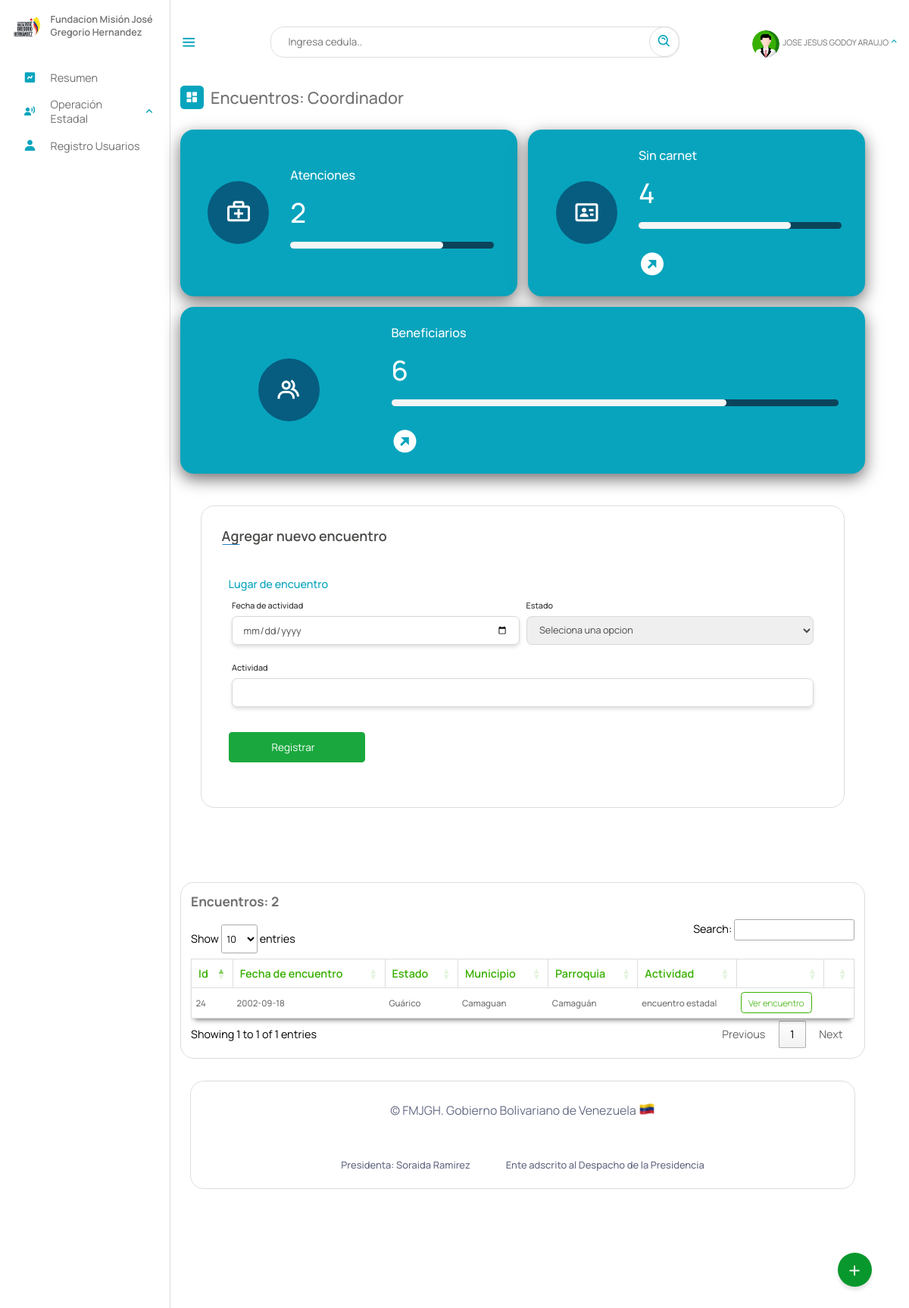
The app's page /Escritorio/10-encuentros.php (signed in) with its own data.
### tables this page shows
CREATE TABLE `encuentros` (
  `id` int(11) NOT NULL AUTO_INCREMENT,
  `fecha_encuentro` date NOT NULL,
  `estado` varchar(10) NOT NULL,
  `municipio` varchar(20) NOT NULL,
  `parroquia` varchar(10) NOT NULL,
  `actividad` text NOT NULL,
  `gerencia` varchar(5) DEFAULT NULL,
  PRIMARY KEY (`id`),
  KEY `estado` (`estado`,`municipio`),
  KEY `municipio` (`municipio`),
  KEY `parroquia` (`parroquia`),
  KEY `gerencia` (`gerencia`),
  CONSTRAINT `encuentros_ibfk_1` FOREIGN KEY (`estado`) REFERENCES `estados` (`id_estados`) ON DELETE CASCADE,
  CONSTRAINT `encuentros_ibfk_2` FOREIGN KEY (`municipio`) REFERENCES `municipios` (`id_municipios`) ON DELETE CASCADE,
  CONSTRAINT `encuentros_ibfk_3` FOREIGN KEY (`parroquia`) REFERENCES `parroquia` (`id`) ON DELETE CASCADE,
  CONSTRAINT `encuentros_ibfk_4` FOREIGN KEY (`gerencia`) REFERENCES `gerencia` (`id`) ON DELETE CASCADE ON UPDATE CASCADE
);

CREATE TABLE `estados` (
  `id_estados` varchar(10) NOT NULL,
  `nombre_estado` text NOT NULL,
  `codigo` varchar(255) NOT NULL,
  PRIMARY KEY (`id_estados`)
);

CREATE TABLE `municipios` (
  `id_municipios` varchar(20) NOT NULL,
  `estado` varchar(10) NOT NULL,
  `nombre` text NOT NULL,
  PRIMARY KEY (`id_municipios`),
  KEY `estado` (`estado`)
);

CREATE TABLE `parroquia` (
  `id` varchar(10) NOT NULL,
  `municipio` varchar(20) NOT NULL,
  `nombre_parroquia` text NOT NULL,
  PRIMARY KEY (`id`),
  KEY `municipio` (`municipio`)
);

### php/01-atenciones.php (called while the page is built, shortened)
<?php
include_once("ManejadorBD.php");
class Atenciones extends ManejadorBD
{
	private $cnn;
	public function __construct($tipoConexion)
	{
		$this->cnn = parent::conectar($tipoConexion);
	}
	public function contarTodasAtencionesa()
	{
		try {
			$stmt = $this->cnn->prepare("SELECT * FROM `atenciones` WHERE fecha_aten IS NOT NULL");
			$stmt->setFetchMode(PDO::FETCH_ASSOC);
			$stmt->execute();
			return $stmt->fetchAll();
		} catch (PDOException $error) {
			echo "Error: ejecutando consulta SQL." . $error->getMessage();
			exit();
		}
	}
}

### php/ManejadorBD.php (called while the page is built, shortened)
<?php
	class ManejadorBD extends PDO {
		public $srv	= SRV;
		public $usr	= USR;
		public $pas	= PAS;
		public $dbn	= BDN;
		public function conectar($tipoConexion){
			try{
				switch ($tipoConexion) {
				    case 1:
				        $dsn = "mysql:host=$this->srv;dbname=$this->dbn";
				        break;
				}
				$dbh = new PDO($dsn, $this->usr, $this->pas);
    			$dbh->setAttribute(PDO::ATTR_ERRMODE, PDO::ERRMODE_EXCEPTION);
			}catch(PDOException $error){
                echo "Error al Conectar con la Base de Datos: ".$error->getMessage();
                exit();
			}
            $this->conexionBD = $dbh;
			return $this->conexionBD;
		}
	}
?>

### php/01-discapacitados.php (called while the page is built, shortened)
<?php
include_once("ManejadorBD.php");
class Discapacitados extends ManejadorBD
{
	private $cnn;
	public function __construct($tipoConexion)
	{
		$this->cnn = parent::conectar($tipoConexion);
	}
	public function consultageneralsincarnet()
	{
		try {
			$stmt = $this->cnn->prepare("SELECT cedula, nombre, apellido, estados.nombre_estado, discapacid_e.nombre_e , telefono, edad, email, certificado FROM `beneficiario` , estados, discapacid_e WHERE certificado = ''and beneficiario.estado = estados.id_estados and beneficiario.discapacidad = discapacid_e.id_e; ");
			$stmt->setFetchMode(PDO::FETCH_ASSOC);
			$stmt->execute();
			return $stmt->fetchAll();
		} catch (PDOException $error) {
			echo "Error: ejecutando consulta SQL." . $error->getMessage();
			exit();
		}
	}
	public function consultarTodosDiscapacitados()
	{
		try {
			$stmt = $this->cnn->prepare("SELECT cedula, nombre, apellido, estado, discapacidad FROM `beneficiario` WHERE 1");
			$stmt->setFetchMode(PDO::FETCH_ASSOC);
			$stmt->execute();
			return $stmt->fetchAll();
		} catch (PDOException $error) {
			echo "Error: ejecutando consulta SQL." . $error->getMessage();
			exit();
		}
	}
}

### php/05-encuentro.php (called while the page is built, shortened)
<?php
include_once("ManejadorBD.php");
class encuentro extends ManejadorBD{
        private $cnn;
        public function __construct($tipoConexion){
            $this->cnn = parent::conectar($tipoConexion);
        }
		public function consultarTodosEncuentro(){
			try{
				$stmt = $this->cnn->prepare("SELECT encuentros.id, encuentros.fecha_encuentro, estados.nombre_estado, municipios.nombre, parroquia.nombre_parroquia, encuentros.actividad, encuentros.gerencia FROM encuentros, municipios, estados, parroquia WHERE
				encuentros.estado = estados.id_estados AND
				encuentros.municipio = municipios.id_municipios AND
				encuentros.parroquia = parroquia.id");
				$stmt->setFetchMode(PDO::FETCH_ASSOC);
				$stmt->execute();
				return $stmt->fetchAll();
	        }catch(PDOException $error) {
				echo "Error: ejecutando consulta SQL.".$error->getMessage();
				exit();
	        }
		}
}
?>

### Escritorio/10-encuentros.php (the view, shortened to what this page needs)
<?php
include_once("partearriba.php");
?>
<link rel="stylesheet" type="text/css" href="https://cdn.datatables.net/1.11.3/css/jquery.dataTables.min.css">
<div class="dash-contenido">
    <div class="overview">
        <div class="titulo">
            <i class='bx bxs-dashboard'> </i>
            <span class="link-name">Encuentros: <?php echo $rol ?></span>
        </div>
    </div>
    <div class="boxes">
        <?php
        include_once("../php/01-discapacitados.php");
        $dis = new Discapacitados(1);
        $consulta = $dis->consultarTodosDiscapacitados();
        $sincarnet = $dis->consultageneralsincarnet();
        include_once("../php/01-atenciones.php");
        $aten = new Atenciones(1);
        $atenciones =  $aten->contarTodasAtencionesa();
        ?>
        <div class="box box1">
            <div class="contenedor-box">
                <div class="boxes1">
                    <div class="cont-box">
                        <i class='bx bx-first-aid'></i>
                    </div>
                </div>
                <div class="boxes2">
                    <span class="link-name">Atenciones</span></a>
                    <span class="number"><?php echo count($atenciones) ?></span>
                    <div class="progress">
                        <div class="progress-bar" style="width:75%;">
                        </div>
                    </div>
                </div>
            </div>
        </div>
        <div class="box box1">
            <div class="contenedor-box">
                <div class="boxes1">
                    <div class="cont-box">
                        <i class='bx bx-id-card'></i>
                    </div>
                </div>
                <div class="boxes2">
                    <span class="link-name"><a href="sincarnet.php">Sin carnet </a></span>
                    <span class="number"><?php echo count($sincarnet) ?></span>
                    <div class="progress">
                        <div class="progress-bar" style="width:75%;">
                        </div>
                    </div>
                    <span> <a href="sincarnet.php" class="ir"><i class='bx bxs-right-top-arrow-circle'></i></a></span>
                </div>
            </div>
        </div>
        <div class="box box1">
            <div class="contenedor-box">
                <div class="boxes1">
                    <div class="cont-box">
                        <i class='bx bx-group'></i>
                    </div>
                </div>
                <div class="boxes2">
                    <span class="link-name"><a href="Beneficiarios.php">Beneficiarios </a></span>
                    <span class="number"><?php echo count($consulta); ?></span>
                    <div class="progress">
                        <div class="progress-bar" style="width:75%;">
                        </div>
                    </div>
                    <span> <a href="Beneficiarios.php" class="ir"><i class='bx bxs-right-top-arrow-circle'></i></a></span>
                </div>
            </div>
        </div>
    </div>
    <div class="cont-registro">
        <div class="container">
            <header>
                Agregar nuevo encuentro
            </header>
            <form method="post" class="dos">
                <div class="form first">
                    <div class="details personal">
                        <span class="title">Lugar de encuentro</span>
                        <div class="fields">
                            <div class="input-field dos">
                                <label>Fecha de actividad</label>
                                <input type="date" id="fecha_encuentro" name="fecha_encuentro">
                            </div>
                            <div class="input-field">
                                <label>Estado</label>
                                <select name="estado" id="estado" require>
                                    <option value="0">Seleciona una opcion</option>
                                </select>
                            </div>
                            <div class="input-field dos">
                                <label>Actividad</label>
                                <input type="text" id="actividad" name="actividad">
                            </div>
                        </div>
                    </div>
                </div>
                <button class="nextBtn" name="registro" id="registro">
                    <span class="btnText">Registrar</span>
                </button>
        </div>
    </div>
    <div class="reportes-totales">
    </div>
    <div class="tabla-atencion">
        <?php
        include_once("../php/05-encuentro.php");
        $aten = new encuentro(1);
        $consulta = $aten->consultarTodosEncuentro();
        $cantidadRegistros = count($consulta);
        ?>
        <h2>Encuentros: <?php echo $cantidadRegistros ?></h2>
        <table id="atencion">
            <thead>
                <tr>
                    <th>Id</th>
                    <th>Fecha de encuentro</th>
                    <th>Estado</th>
                    <th>Municipio</th>
                    <th>Parroquia</th>
                    <th>Actividad</th>
                    <th></th>
                    <th></th>
                </tr>
            </thead>
            <tbody>
                <?php
                include_once("../php/05-encuentro.php");
                $aten = new encuentro(1);
                $consulta = $aten->consultarTodosEncuentro();
                if ($consulta) {
                    foreach ($consulta as $registros) {
                        if ($registros["gerencia"] == $gerencia || $rol == "Superusuario") {
                ?>
                            <tr>
                                <td><?php echo $registros["id"] ?></td>
                                <td><?php echo $registros["fecha_encuentro"] ?></td>
                                <td><?php echo $registros["nombre_estado"] ?></td>
                                <td><?php echo $registros["nombre"] ?></td>
                                <td><?php echo $registros["nombre_parroquia"] ?></td>
                                <td><?php echo $registros["actividad"] ?></td>
                                <td><a href="10-verEncuentro.php?id=<?php echo $registros["id"] ?>">Ver encuentro</a></td>
                                <?php if ($rol == "Superusuario") { ?>
                                    <td><a href="eliminar/eliminar_encuentro.php?id=<?php echo $registros["id"] ?>" class="eliminar">Eliminar Reg</a></td>
                                <?php } else {
                                    echo "<td></td>";
                                } ?>
                            </tr>
                <?php
                        }
                    }
                }
                ?>
            </tbody>
        </table>
    </div>
    <?php
    include_once("parteabajo.php");
    ?>

### Escritorio/estilo.css (style rules this page uses)
* { font-family: 'Manrope', sans-serif; margin: 0; padding: 0; box-sizing: border-box; scroll-behavior: smooth; }
:root { --body-color: ; --tran-03:all 0.2 ease ; --tran-03:all 0.3s ease ; --tran-03:all 0.4s ease ; --tran-03:all 0.5s ease ; }
body { height: 100vh; background-color: #fff; }
.menu-dash .dash-contenido { padding-top: 45px; }
.menu-dash .titulo { display: flex; align-items: center; margin: 70px 0 30px 0; }
.menu-dash .titulo i { position: relative; height: 35px; width: 35px; background-color: #08A4BD; border-radius: 6px; color: #fff; display: flex; align-items: center; justify-content: center; font-size: 20px; }
.menu-dash .titulo .link-name { font-size: 24PX; font-weight: 500; color: #707070; margin-left: 10px; }
.menu-dash .boxes { display: flex; align-items: normal; justify-content: space-evenly; gap: 1rem; width: 100%; flex-wrap: wrap; }
.menu-dash .boxes .box { width: 400px; flex-grow: 100; }
.contenedor-box { display: flex; width: 100%; height: 100%; box-sizing: border-box; }
.contenedor-box .boxes1, .boxes2 { display: flex; width: 29%; justify-content: center; align-items: center; height: 100%; }
.contenedor-box .boxes1 .cont-box { background-color: #065d80; border-radius: 100%; padding: 25px; }
.contenedor-box .boxes2 { display: flex; flex-direction: column; width: 70%; justify-content: center; align-items: start; height: 100%; gap: 1em; padding: 10px; }
.progress { height:10px; width: 100%; border: 1px solid none; border-radius: 5px; background-color: #0b445a; margin-bottom: 15px; }
.progress-bar { height: 100%; background: whitesmoke; display: flex; align-items: center; transition: width 0.25s; border-radius: 5px; max-width: 100%; }
.menu-dash .boxes .box { padding: 15px 20px; border-radius: 20px; background-color: #08A4BD; width: (100% / 3 - 15px); display: flex; flex-direction: column; align-items: center; box-shadow: 0 .5rem 1.5rem #707070; transition: 0.3s; }
.menu-dash .boxes .box a { text-decoration: none; color: #fff; }
.boxes .box .link-name { white-space: nowrap; font-size: 18px; font-weight: 500; color: #fff; }
.boxes .box .number { white-space: nowrap; font-size: 40px; font-weight: 500; color: #fff; }
.boxes .box i { font-size: 40px; color: #fff; }
.boxes .box.box1 { background-color: #08A4BD; }
.cont-registro { background-color: white; max-width: 100%; margin-top: 2rem ; border-radius: 20px; padding: 15px; }
.container { background-color: #fff; border: 1px solid #ddd; max-width: 100%; border-radius: 20px; padding: 30px; margin: 0 15px; }
.container header { position: relative; font-size: 20px; font-weight: 600; color: #4a4a48; }
.container header::before { content: ""; position: absolute; bottom: -2px; left: 0; height: 3px; width: 27px; border-radius: 8px; background-color: #2081c3; }
.container form { position: relative; margin-top: 16px; padding: 10px; background-color: #fff; }
.first { height: auto; }
.container form.dos { position: relative; margin-top: 0px; padding: 10px; min-height: 100px; background-color: #fff; }
.container form .details { margin-top: 30px; display: flex; flex-direction: column; }
.container form .title { display: block; margin-bottom: 8px; font-size: 16px; font-weight: 500; margin: 6px 0; color: #08A4BD; }
.container form .fields { display: flex; align-items: center; justify-content: space-between; flex-wrap: wrap; }
form .fields .input-field { display: flex; width: calc(100%/3 - 20px); flex-direction: column; margin: 4px 5px; flex-grow: 400; flex-basis: 400px; }
.input-field label { font-size: 12px; font-weight: 500; color: #2e2e2e; }
.input-field input, select { outline: none; font-size: 14px; font-weight: 400; color: #4A4A48; border: 1px solid #D8DAD3; border-radius: 8px ; height: 42px; margin: 8px 0; padding: 0 15px; }
.input-field input[type="date"]:valid { color: #4A4A48; }
.container form button { display: flex; color: #fff; align-items: center; justify-content: center; height: 45px; font-weight: 400; max-width: 200px; width: 100%; border: none; border-radius: 5px; outline: none; background-color:#1AA83E; margin: 25px 0; transition: all 0.3 linear; cursor: pointer; gap: 10px; }
.container form .btnText { font-size: 15px; }
table { width: 100%; }

### Escritorio/02-buttons/01-buttons.css (style rules this page uses)
body { margin: 0; padding: 0; }

### records on screen
encuentros: id "24", fecha_encuentro "2002-09-18", estado.nombre_estado "Guárico", municipio.nombre "Camaguan", parroquia.nombre_parroquia "Camaguán", actividad "encuentro estadal"

### other values on screen
$NombreUsuarioActivo "JOSE JESUS GODOY ARAUJO"
$rol "Coordinador"
count($atenciones) "2"
count($sincarnet) "4"
count($consulta) "6"
$cantidadRegistros "2"
